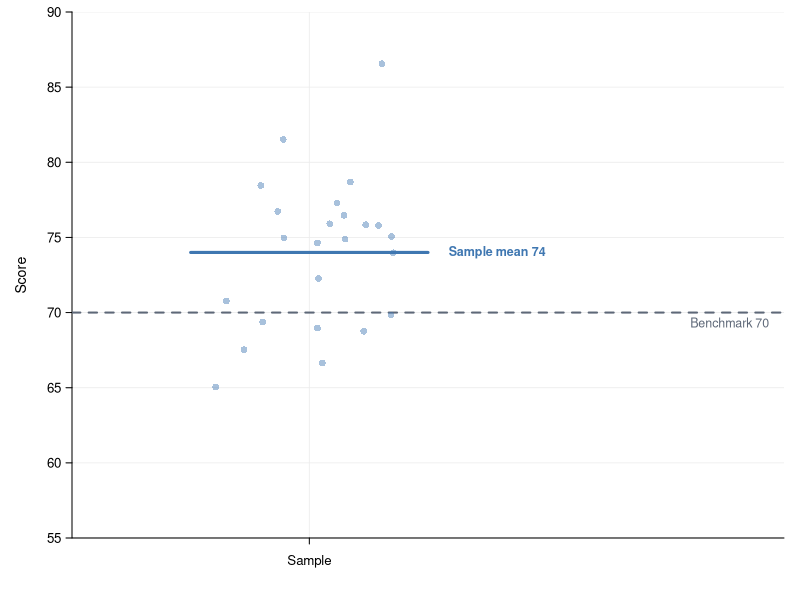
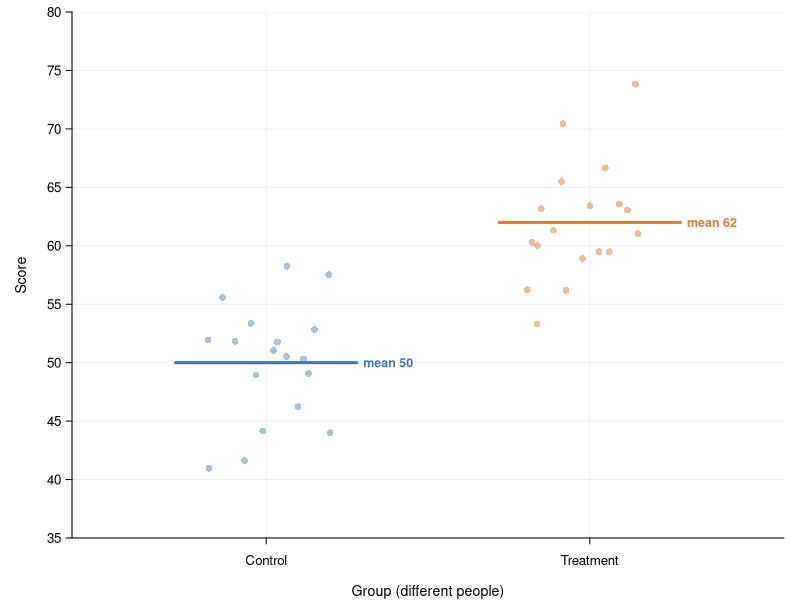
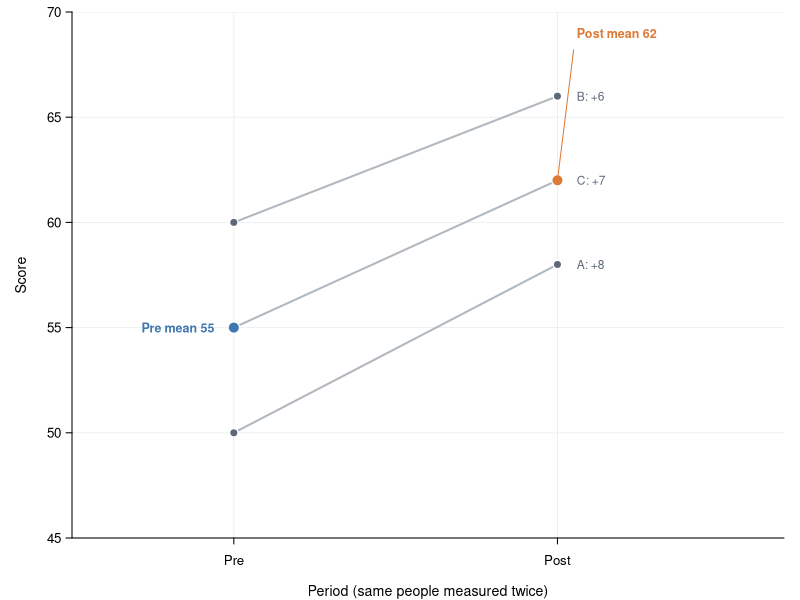
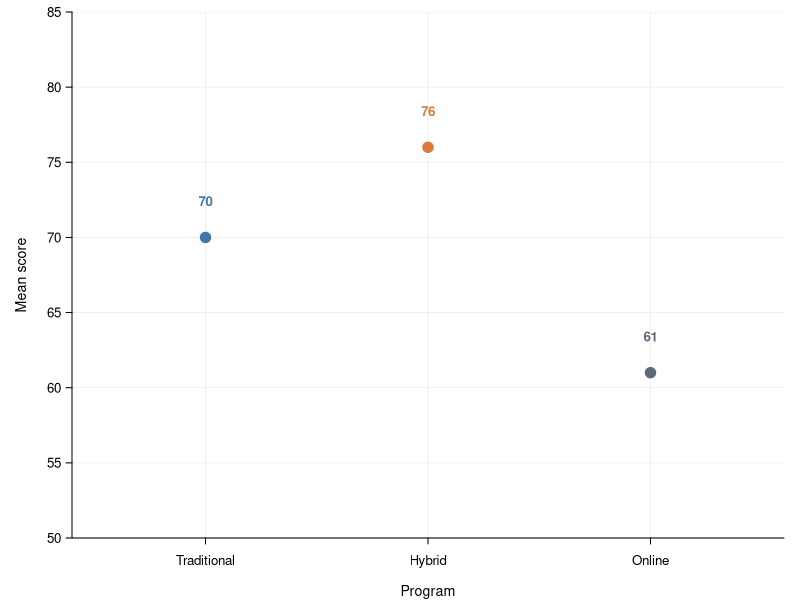
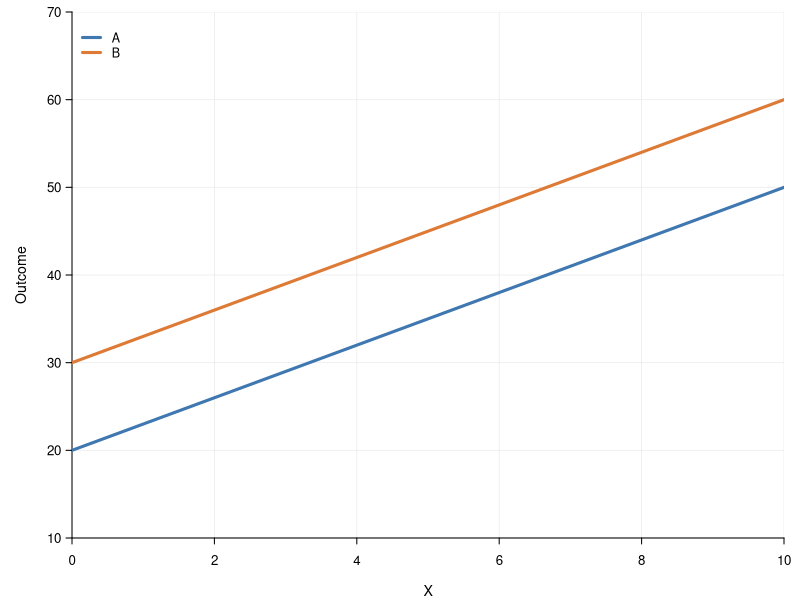
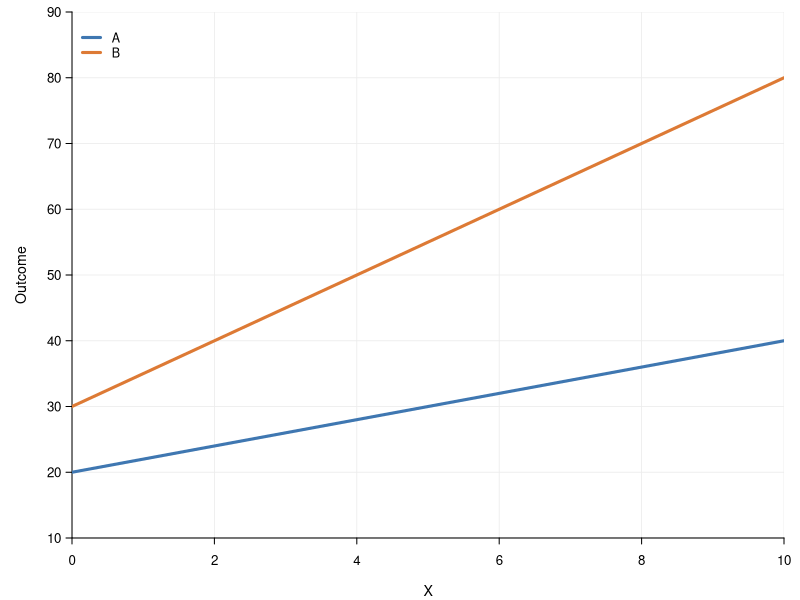
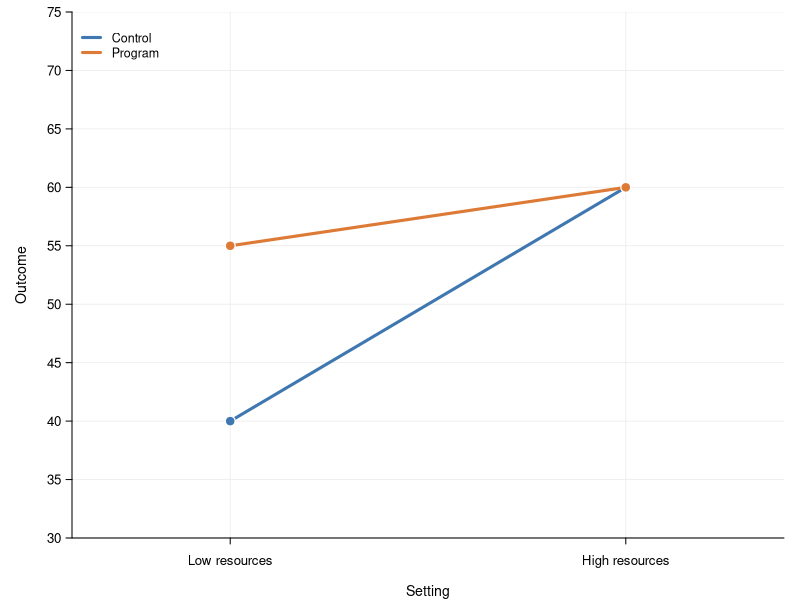
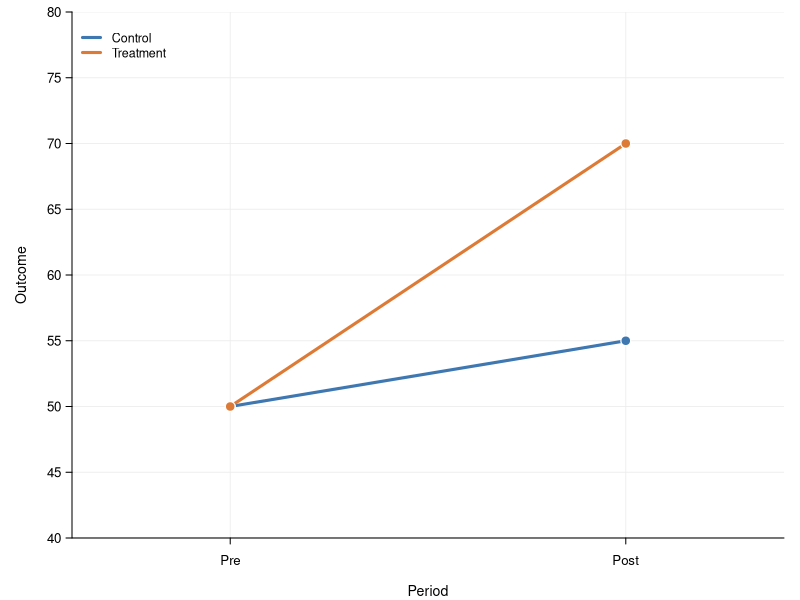

These charts were generated, in order, by the following R code:
## ---- chunk 1
knitr::opts_chunk$set(
  echo = FALSE, message = FALSE, warning = FALSE,
  dev = "png", dpi = 200, fig.retina = 1,
  fig.width = 6.5, fig.height = 3
)

# ---- palette and plot scaffolding --------------------------------------------

blue   <- "#3f77b1"
orange <- "#dd7a35"
slate  <- "#5e6878"
red    <- "#b23a48"
light  <- "#b1b8bf"
gridc  <- "#ececec"

fig_par <- function() {
  par(mar = c(3.1, 3.6, 0.6, 0.8), mgp = c(2.1, 0.55, 0), las = 1,
      tcl = -0.3, cex.axis = 0.8, cex.lab = 0.85, bty = "l")
}

# Empty plot with light gridlines, left/bottom axes only.
# Pass xat + xlabels for a categorical x-axis.
fig_frame <- function(xlim, ylim, xlab, ylab, yat = pretty(ylim),
                      xat = NULL, xlabels = NULL) {
  fig_par()
  plot(NA, xlim = xlim, ylim = ylim, xlab = xlab, ylab = ylab,
       axes = FALSE, xaxs = "i", yaxs = "i")
  abline(h = yat, col = gridc, lwd = 0.8)
  if (is.null(xlabels)) {
    xt <- pretty(xlim)
    abline(v = xt, col = gridc, lwd = 0.8)
    axis(1, at = xt, lwd = 0, lwd.ticks = 1)
  } else {
    abline(v = xat, col = gridc, lwd = 0.8)
    axis(1, at = xat, labels = xlabels, lwd = 0, lwd.ticks = 1)
  }
  axis(2, at = yat, lwd = 0, lwd.ticks = 1)
  box(bty = "l")
}

dot <- function(x, y, col, cex = 1.5) {
  points(x, y, pch = 21, bg = col, col = "white", cex = cex, lwd = 1.2)
}

legend_tl <- function(labels, cols, lty = 1, lwd = 3, pch = NA, pt.bg = NA) {
  legend("topleft", legend = labels, col = cols, lty = lty, lwd = lwd,
         pch = pch, pt.bg = pt.bg, bty = "n", cex = 0.75, seg.len = 1.6,
         inset = c(0.01, 0.02))
}

# Two categories joined by one line per group (2 x 2 designs).
two_by_two <- function(xlabels, xlab, ylim, series, cols) {
  fig_frame(c(0.6, 2.4), ylim, xlab, "Outcome", yat = seq(ylim[1], ylim[2], 5),
            xat = 1:2, xlabels = xlabels)
  for (i in seq_along(series)) {
    lines(1:2, series[[i]], col = cols[i], lwd = 3)
    dot(1:2, series[[i]], cols[i], cex = 1.3)
  }
  legend_tl(names(series), cols)
}

# ---- one function per figure -------------------------------------------------

fig_01a <- function() {
  set.seed(609)
  y <- 74 + as.vector(scale(rnorm(24))) * 5
  x <- runif(24, 0.65, 1.35)
  fig_frame(c(0.2, 2.6), c(55, 90), "", "Score", yat = seq(55, 90, 5),
            xat = 1, xlabels = "Sample")
  abline(h = 70, col = slate, lty = 2, lwd = 2)
  points(x, y, pch = 16, col = adjustcolor(blue, 0.45), cex = 0.9)
  segments(0.6, 74, 1.4, 74, col = blue, lwd = 3)
  text(1.47, 74, "Sample mean 74", adj = 0, cex = 0.75, col = blue, font = 2)
  text(2.55, 70, "Benchmark 70", adj = c(1, 1.5), cex = 0.75, col = slate)
}

fig_01b <- function() {
  set.seed(610)
  yc <- 50 + as.vector(scale(rnorm(18))) * 5
  yt <- 62 + as.vector(scale(rnorm(18))) * 5
  fig_frame(c(0.4, 2.6), c(35, 80), "Group (different people)", "Score",
            yat = seq(35, 80, 5), xat = 1:2, xlabels = c("Control", "Treatment"))
  points(runif(18, 0.8, 1.2), yc, pch = 16, col = adjustcolor(blue, 0.45), cex = 0.9)
  points(runif(18, 1.8, 2.2), yt, pch = 16, col = adjustcolor(orange, 0.5), cex = 0.9)
  segments(0.72, 50, 1.28, 50, col = blue, lwd = 3)
  segments(1.72, 62, 2.28, 62, col = orange, lwd = 3)
  text(1.3, 50, "mean 50", adj = 0, cex = 0.75, col = blue, font = 2)
  text(2.3, 62, "mean 62", adj = 0, cex = 0.75, col = orange, font = 2)
}

fig_01c <- function() {
  pre  <- c(A = 50, B = 60, C = 55)
  post <- c(A = 58, B = 66, C = 62)
  fig_frame(c(0.5, 2.7), c(45, 70), "Period (same people measured twice)", "Score",
            yat = seq(45, 70, 5), xat = 1:2, xlabels = c("Pre", "Post"))
  segments(1, pre, 2, post, col = light, lwd = 2)
  dot(rep(1, 3), pre, slate, cex = 1.1)
  dot(rep(2, 3), post, slate, cex = 1.1)
  text(2.06, post, paste0(names(post), ": +", post - pre), adj = 0, cex = 0.72, col = slate)
  dot(1, 55, blue)
  dot(2, 62, orange)
  text(0.94, 55, "Pre mean 55", adj = 1, cex = 0.75, col = blue, font = 2)
  text(2.06, 69, "Post mean 62", adj = 0, cex = 0.75, col = orange, font = 2)
  segments(2, 62, 2.05, 68.2, col = orange, lwd = 1)
}

fig_02 <- function() {
  m <- c(70, 76, 61)
  cols <- c(blue, orange, slate)
  fig_frame(c(0.4, 3.6), c(50, 85), "Program", "Mean score", yat = seq(50, 85, 5),
            xat = 1:3, xlabels = c("Traditional", "Hybrid", "Online"))
  dot(1:3, m, cols, cex = 1.7)
  text(1:3, m + 2.4, m, cex = 0.8, col = cols, font = 2)
}

fig_03 <- function() {
  fig_frame(c(0, 10), c(10, 70), "X", "Outcome", yat = seq(10, 70, 10))
  abline(20, 3, col = blue, lwd = 3)
  abline(30, 3, col = orange, lwd = 3)
  legend_tl(c("A", "B"), c(blue, orange))
}

fig_04 <- function() {
  fig_frame(c(0, 10), c(10, 90), "X", "Outcome", yat = seq(10, 90, 10))
  abline(20, 2, col = blue, lwd = 3)
  abline(30, 5, col = orange, lwd = 3)
  legend_tl(c("A", "B"), c(blue, orange))
}

fig_05 <- function() {
  two_by_two(c("Low resources", "High resources"), "Setting", c(30, 75),
             list(Control = c(40, 60), Program = c(55, 60)), c(blue, orange))
}

fig_06 <- function() {
  two_by_two(c("Pre", "Post"), "Period", c(40, 80),
             list(Control = c(50, 55), Treatment = c(50, 70)), c(blue, orange))
}

fig_07 <- function() {
  y <- c(20, 25, 30)
  cols <- c(slate, blue, orange)
  fig_frame(c(-0.5, 2.5), c(15, 35), "Doses received", "Mean outcome",
            yat = seq(15, 35, 5), xat = 0:2, xlabels = c("0", "1", "2"))
  lines(0:2, y, col = light, lwd = 2)
  dot(0:2, y, cols, cex = 1.7)
  text(0:2, y + 1.8, y, cex = 0.8, col = cols, font = 2)
  text(c(0.5, 1.5), c(22.5, 27.5), "+5", adj = c(-0.3, 1.6), cex = 0.75, col = slate)
}

fig_08 <- function() {
  fig_frame(c(-6, 6), c(5, 60), "Time relative to intervention", "Outcome",
            yat = seq(10, 60, 10))
  abline(v = 0, col = slate, lty = 2, lwd = 1.5)
  segments(-1, 18, 5, 30, col = light, lty = 3, lwd = 2)
  segments(-5, 10, -1, 18, col = blue, lwd = 3)
  segments(0, 30, 5, 55, col = orange, lwd = 3)
  dot(-1, 18, blue)
  dot(0, 30, orange)
  legend_tl(c("Before", "After", "Pre-trend extended"), c(blue, orange, light),
            lty = c(1, 1, 3), lwd = c(3, 3, 2))
}

fig_09 <- function() {
  fig_frame(c(-5, 5), c(25, 65), "Running variable minus cutoff", "Outcome",
            yat = seq(30, 60, 10))
  abline(v = 0, col = slate, lty = 2, lwd = 1.5)
  segments(-5, 30, 0, 40, col = blue, lwd = 3)
  segments(0, 50, 5, 60, col = orange, lwd = 3)
  dot(0, 40, blue)
  dot(0, 50, orange)
  legend_tl(c("Below", "Above"), c(blue, orange))
}

fig_10 <- function() {
  set.seed(1010)
  x  <- runif(70, 1, 9)
  y  <- 10 + 4 * x + rnorm(70, 0, 3)
  y0 <- 30 + rnorm(16, 0, 2.5)
  fig_frame(c(-0.8, 10), c(0, 55), "Fundraising expense", "Donations",
            yat = seq(0, 50, 10))
  abline(v = 0, col = slate, lty = 3, lwd = 1.5)
  points(x, y, pch = 16, col = adjustcolor(blue, 0.5), cex = 0.8)
  segments(0, 10, 9, 46, col = blue, lwd = 3)
  points(rep(0, 16), y0, pch = 16, col = adjustcolor(orange, 0.7), cex = 0.9)
}

fig_11 <- function() {
  set.seed(1111)
  xs <- runif(35, 1, 9); ys <- 10 + 3 * xs + rnorm(35, 0, 2.5)
  xl <- runif(35, 1, 9); yl <- 17 + 5 * xl + rnorm(35, 0, 2.5)
  y0 <- 30 + rnorm(16, 0, 2.5)
  fig_frame(c(-0.8, 10), c(0, 75), "Fundraising expense", "Donations",
            yat = seq(0, 70, 10))
  points(xs, ys, pch = 16, col = adjustcolor(blue, 0.45), cex = 0.8)
  points(xl, yl, pch = 16, col = adjustcolor(orange, 0.45), cex = 0.8)
  segments(0, 10, 9, 37, col = blue, lwd = 3)
  segments(0, 17, 9, 62, col = orange, lwd = 3)
  points(rep(0, 16), y0, pch = 16, col = adjustcolor(slate, 0.7), cex = 0.9)
  legend_tl(c("Small", "Large", "Zero X"), c(blue, orange, slate),
            lty = c(1, 1, NA), lwd = c(3, 3, NA), pch = c(NA, NA, 16))
}

# One panel of the single-outlier figure: Y = t for 2010-2020 (t = 1..11), except
# that `odd_year` is 10 units too high. The line is the OLS fit with no dummy.
outlier_panel <- function(odd_year, label) {
  year <- 2010:2020
  y <- year - 2009
  y[year == odd_year] <- y[year == odd_year] + 10
  fig_frame(c(2009.3, 2020.7), c(-5, 25), "Year", "Outcome", yat = seq(-5, 25, 5),
            xat = seq(2010, 2020, 2), xlabels = seq(2010, 2020, 2))
  fit <- lm(y ~ year)
  clip(2009.3, 2020.7, -5, 25)
  abline(fit, col = orange, lwd = 2.5)
  dot(year[year != odd_year], y[year != odd_year], blue, cex = 1.2)
  dot(odd_year, y[year == odd_year], red, cex = 1.5)
  mtext(label, side = 3, line = -1.1, adj = 0.04, cex = 0.72, font = 2, col = slate)
}

fig_12 <- function() {
  op <- par(mfrow = c(1, 2)); on.exit(par(op))
  outlier_panel(2015, "A: odd year 2015")
  outlier_panel(2020, "B: odd year 2020")
}

covid_base <- function(ylim) {
  fig_frame(c(2013.5, 2027.8), ylim, "Year", "Outcome", yat = seq(ylim[1] + 5, ylim[2], 10),
            xat = seq(2014, 2026, 2), xlabels = seq(2014, 2026, 2))
  rect(2019.6, ylim[1], 2022.4, ylim[2], col = adjustcolor(slate, 0.1), border = NA)
}

covid_legend <- function(first = "Pre-COVID trend, extended", extra = NULL, extra_col = NULL) {
  legend_tl(c(first, "Anomaly years", "Stable post period", extra),
            c(blue, slate, orange, extra_col), lty = c(2, NA, 1, rep(1, length(extra))),
            lwd = c(2, NA, 3, rep(3, length(extra))), pch = c(NA, 16, NA, rep(NA, length(extra))))
}

# 13A: flat before and after, no shift
fig_13a <- function() {
  covid_base(c(35, 80))
  segments(2014, 60, 2027, 60, col = blue, lty = 2, lwd = 2)
  dot(2014:2019, rep(60, 6), blue, cex = 1.2)
  dot(2020:2022, c(44, 42, 53), slate, cex = 1.3)
  lines(2023:2027, rep(60, 5), col = orange, lwd = 3)
  dot(2023:2027, rep(60, 5), orange, cex = 1.2)
  covid_legend("Pre-COVID level, extended")
}

# 13B and 13C: rising trend, post level 9 above it
covid_trend <- function(ylim) {
  covid_base(ylim)
  segments(2014, 50, 2027, 76, col = blue, lty = 2, lwd = 2)
  dot(2014:2019, 50 + 2 * (0:5), blue, cex = 1.2)
  dot(2020:2022, c(44, 42, 53), slate, cex = 1.3)
  lines(2023:2027, 77 + 2 * (0:4), col = orange, lwd = 3)
  dot(2023:2027, 77 + 2 * (0:4), orange, cex = 1.2)
}

fig_13b <- function() {
  covid_trend(c(35, 90))
  covid_legend()
}

fig_13c <- function() {
  covid_trend(c(35, 100))
  lines(c(2023, 2027), c(77, 93), col = red, lwd = 3)
  covid_legend(extra = "Alternative: steeper post slope", extra_col = red)
}

fig_14 <- function() {
  two_by_two(c("Pre", "Post"), "Period", c(40, 80),
             list(A = c(50, 55), B = c(50, 70)), c(blue, orange))
}
## ---- chunk 2
fig_01a()
## ---- chunk 3
fig_01b()
## ---- chunk 4
fig_01c()
## ---- chunk 5
fig_02()
## ---- chunk 6
fig_03()
## ---- chunk 7
fig_04()
## ---- chunk 8
fig_05()
## ---- chunk 9
fig_06()
## ---- chunk 10
fig_07()
## ---- chunk 11
fig_08()
## ---- chunk 12
fig_09()
## ---- chunk 13
fig_10()
## ---- chunk 14
fig_11()
## ---- chunk 15
fig_12()
## ---- chunk 16
fig_13a()
## ---- chunk 17
fig_13b()
## ---- chunk 18
fig_13c()
## ---- chunk 19
fig_14()
## ---- chunk 20
fig_01a()
## ---- chunk 21
fig_01b()
## ---- chunk 22
fig_01c()
## ---- chunk 23
fig_02()
## ---- chunk 24
fig_03()
## ---- chunk 25
fig_04()
## ---- chunk 26
fig_05()
## ---- chunk 27
fig_06()
## ---- chunk 28
fig_07()
## ---- chunk 29
fig_08()
## ---- chunk 30
fig_09()
## ---- chunk 31
fig_10()
## ---- chunk 32
fig_11()
## ---- chunk 33
fig_12()
## ---- chunk 34
fig_13a()
## ---- chunk 35
fig_13b()
## ---- chunk 36
fig_13c()
## ---- chunk 37
fig_14()
